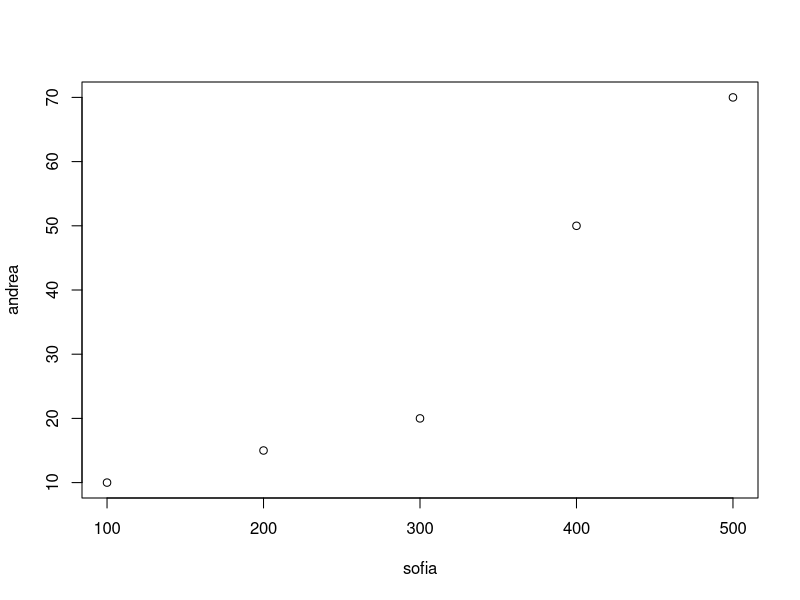
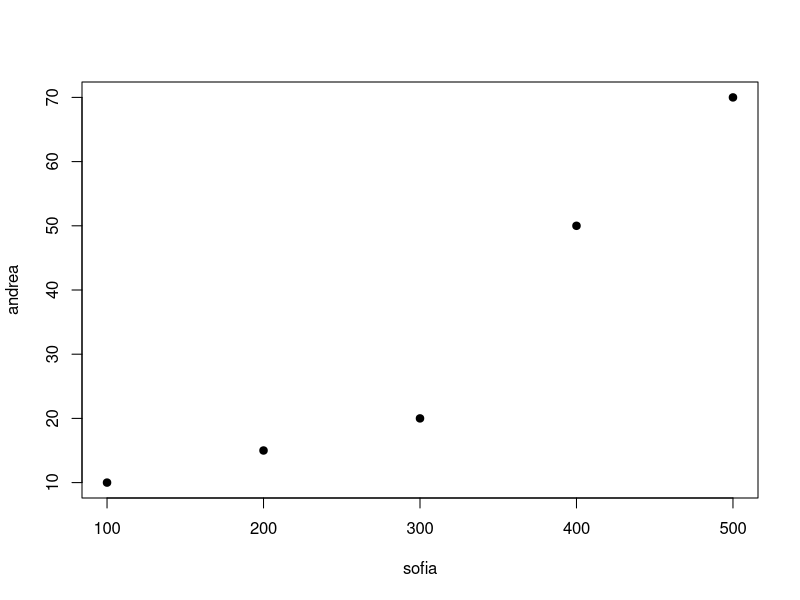
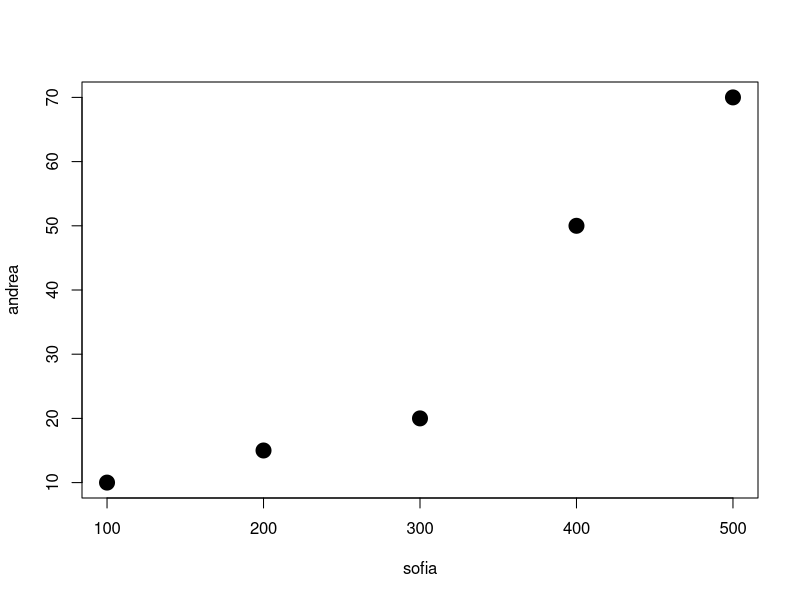
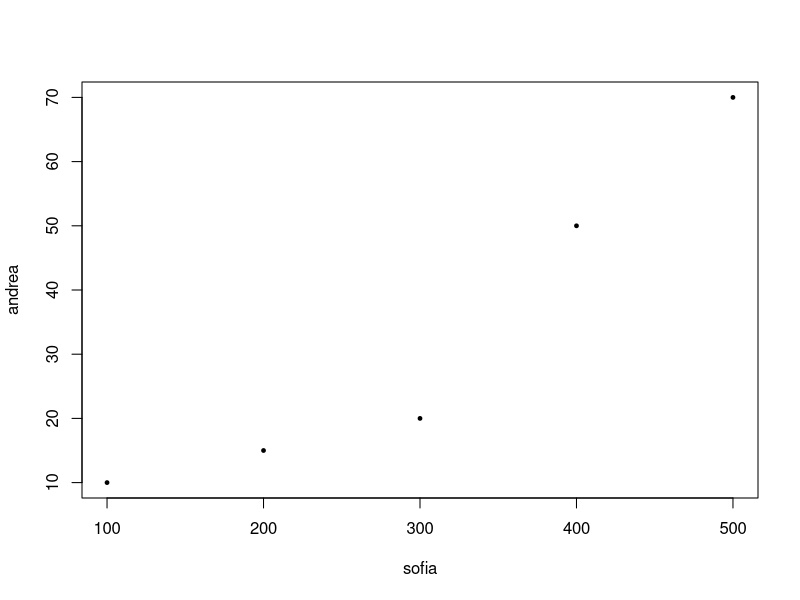
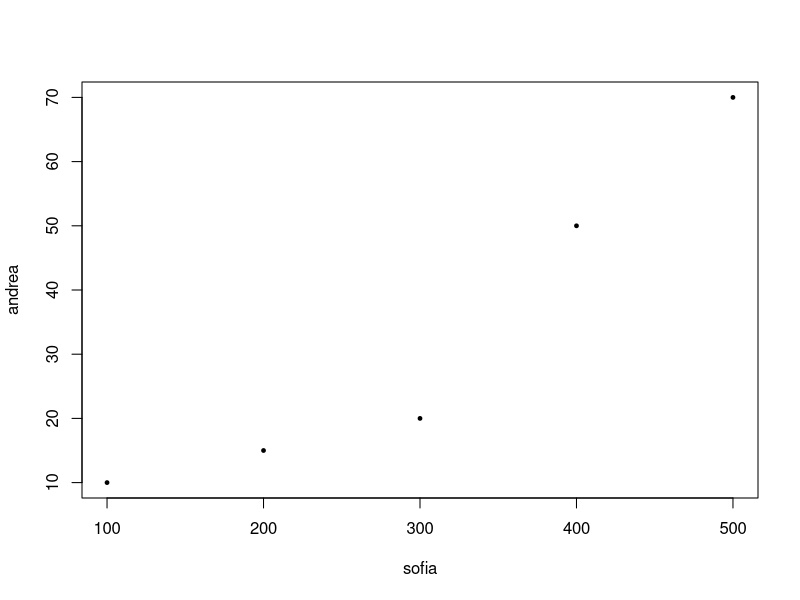
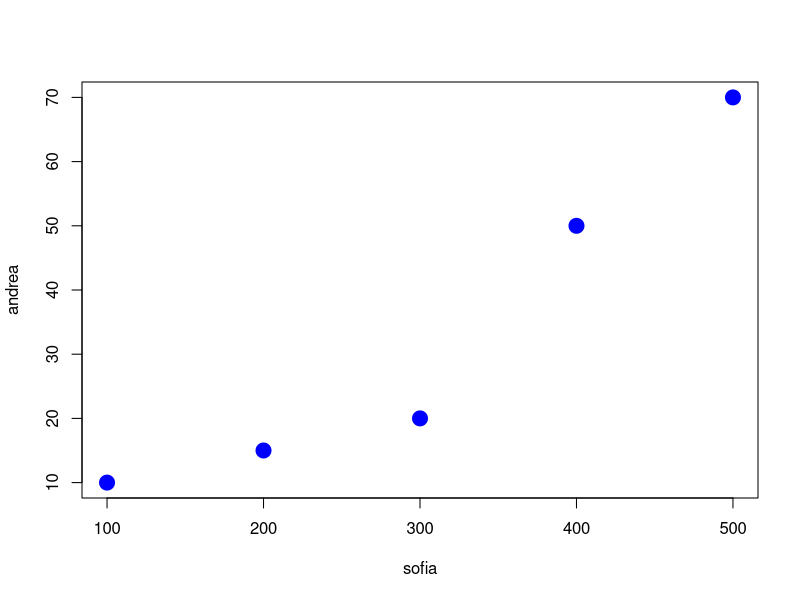
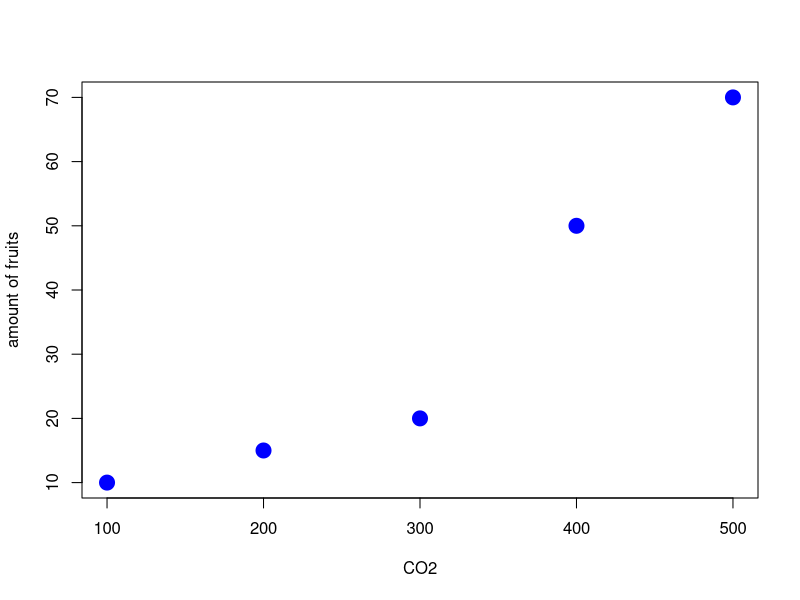

Reproduce these figures in R, in order.
# This script is created after the Population_Density.R file as I joined the course on 10-10-2024

# There are five important concepts:
# 1. objects
# 2. the assignment (<-)
# 3. comments (like this one!)
# 4. functions
# 5. arrays

2 + 3 # this is my first operation in R

# It is important to make use of objects
cato <- 2 + 3  # the result of the operation is assigned to an object called cato
cato

maria <- 4 + 2
maria

cato + maria

cato ^ maria

(cato + maria) ^ cato

# arrays
andrea <- c(10, 15, 20, 50, 70) # in a function arguments are separated by commas  
andrea

sofia <- c(100, 200, 300, 400, 500) # an array is a set of different elemnts
sofia

plot(sofia, andrea)

plot(sofia, andrea, pch=19)
# https://www.datanovia.com/en/blog/pch-in-r-best-tips/

plot(sofia, andrea, pch=19, cex=2)

plot(sofia, andrea, pch=19, cex=0.5)

plot(sofia, andrea, pch=19, cex=.5)

plot(sofia, andrea, pch=19, cex=2, col="blue")
# colors in R: https://r-graph-gallery.com/42-colors-names.html

plot(sofia, andrea, pch=19, cex=2, col="blue", xlab="CO2", ylab="amount of fruits")
